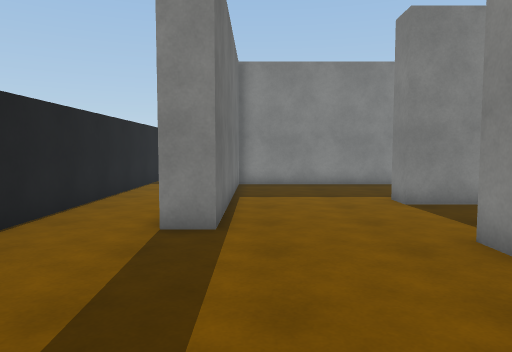
View 1 (above)

20 first-person views from a walk through a Unity game level. The camera is 1.4 m above the floor, tilts 4° down and sees 70° across. The floor is counted in squares, 1 m on a side. Each view is taken from the middle of a square. On the plan, view 1 faces up. The plan holds only what a view shows up to about 16 squares ahead; the rest is blank. The place goes on beyond the plan. The player character is not drawn. Surface patterns are stand-ins for the level's own textures.

View 2
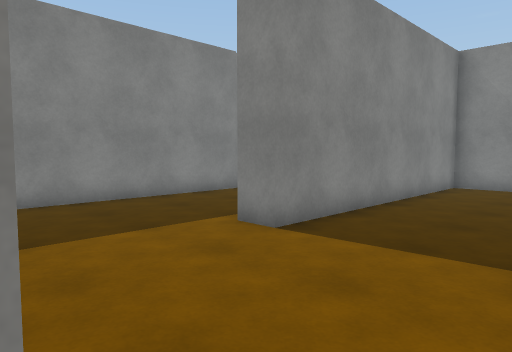

View 3
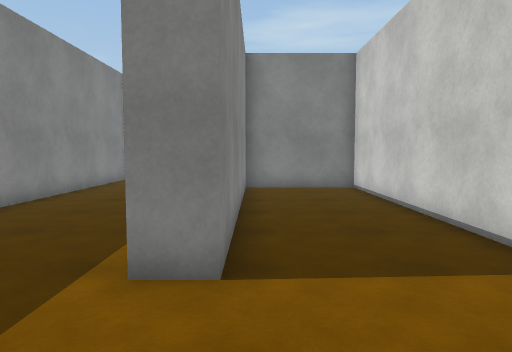

View 4
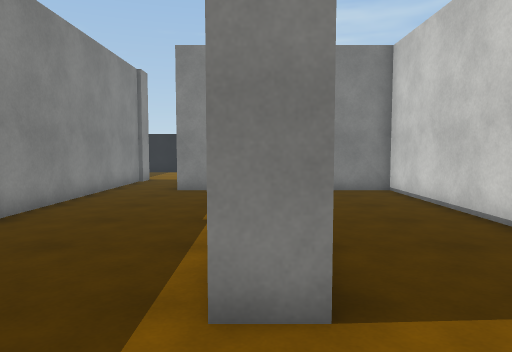

View 5
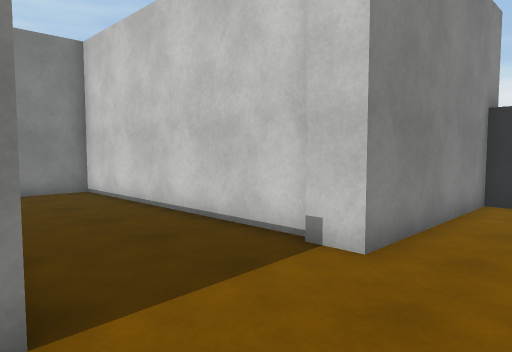

View 6
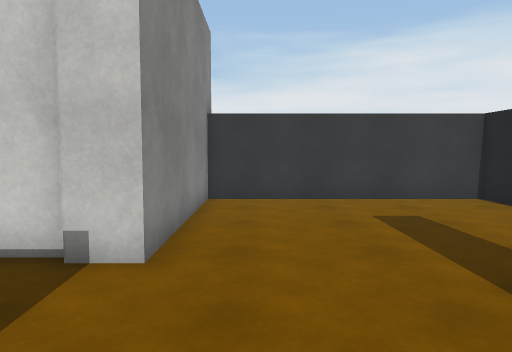

View 7
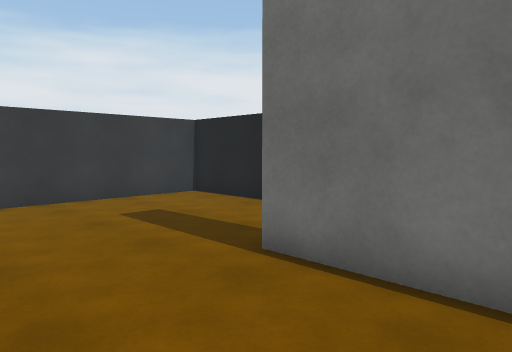

View 8
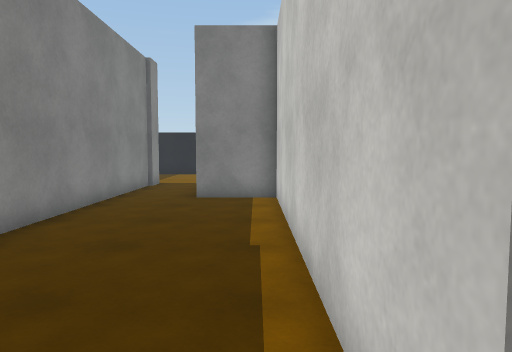

View 9
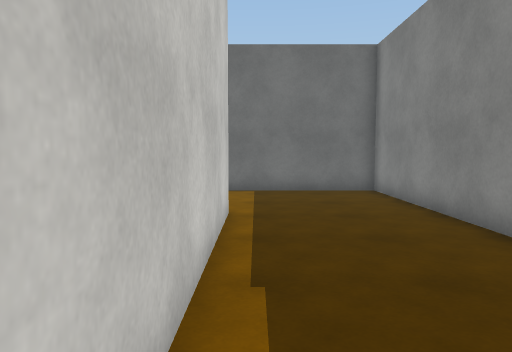

View 10
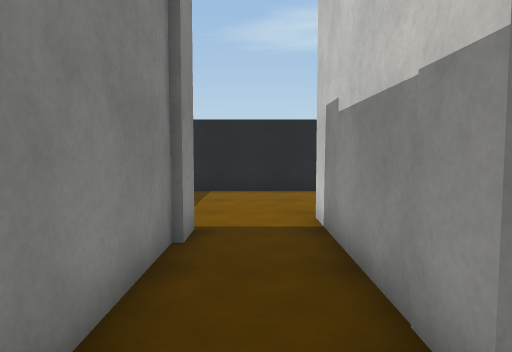

View 11
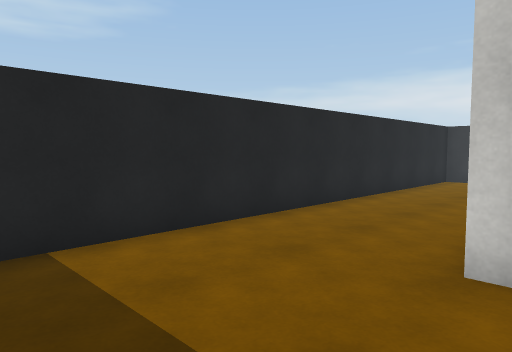

View 12
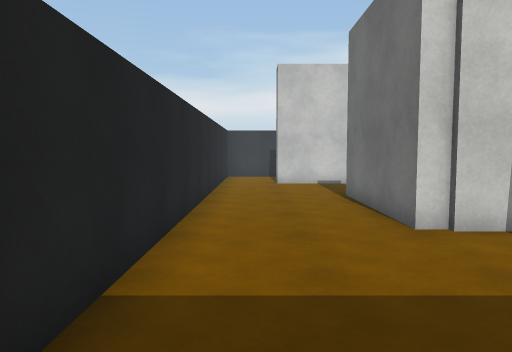

View 13
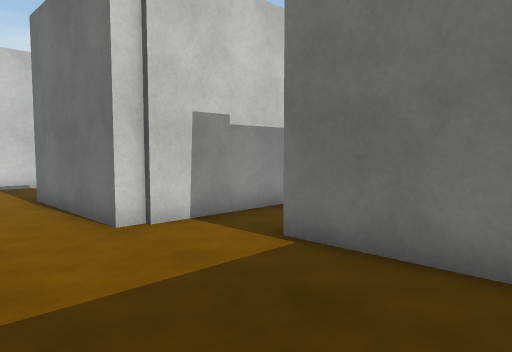

View 14
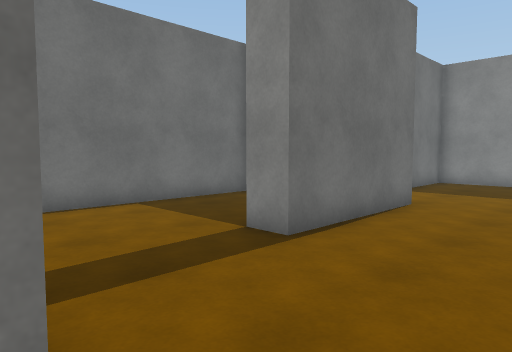

View 15
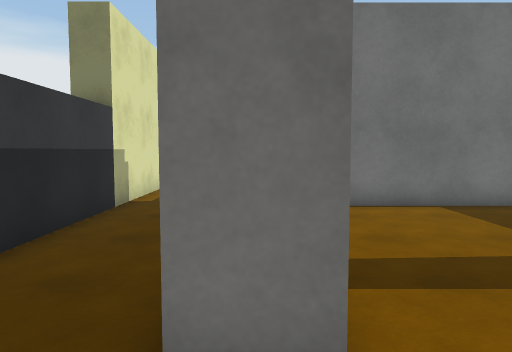

View 16
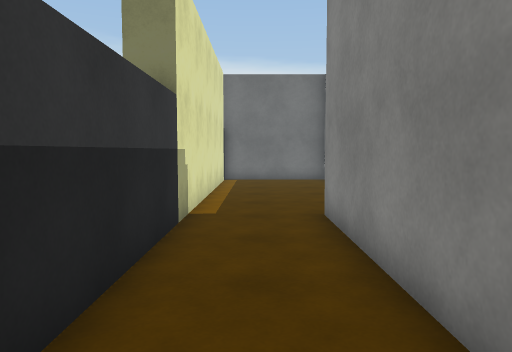

View 17
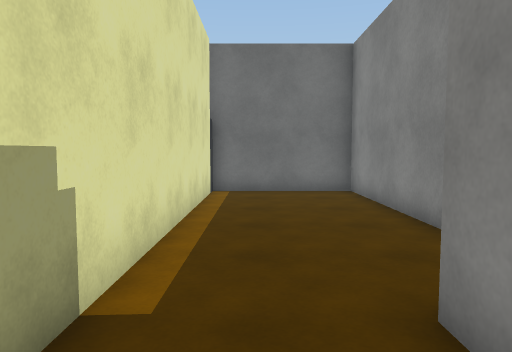

View 18
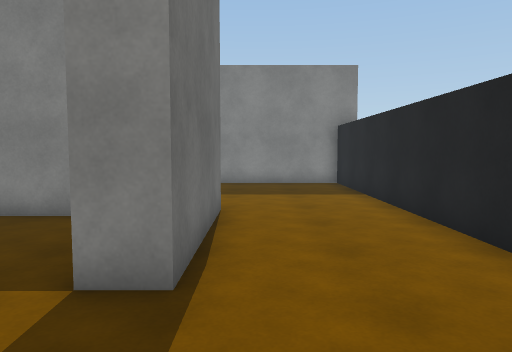

View 19
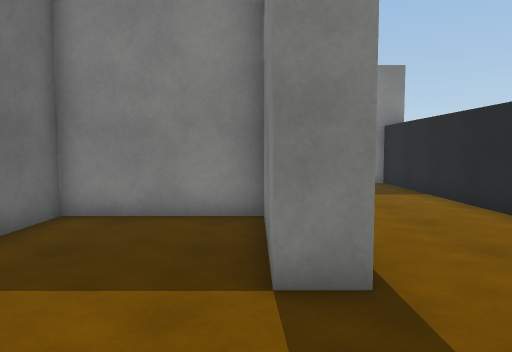

View 20
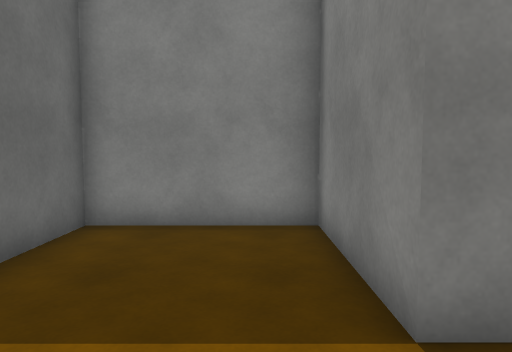

### Floor plan
Ten units are one square. View 1 is at (0, 0); x grows to the right and y downward. Boxes are objects, and circles mark ways between rooms. Rooms are numbered by the first view taken in them; rooms with no view inside come last. Other rooms are left out.
<svg viewBox="-50 -202 300 212">
<path fill="none" stroke="#000" d="M45 -53 138 -53 138 -94 39 -94 39 -104 138 -104 138 -128M-45 -29 -45 5 34 5 34 -55 45 -55M-45 -160 -45 -64M135 -153 -7 -153 -7 -64 -18 -64M195 -126 202 -126 202 -76 192 -76 192 -118 148 -118 148 -54M175 -153 135 -153M138 -128 196 -128M191 -35 221 -35M245 -35 245 -197 185 -197 185 -151 174 -151M106 -43 44 -43 44 5 200 5M200 -25 140 -25M221 -35 221 -24M235 5 245 5 245 -35"/>
<circle cx="130" cy="-140" r="3" fill="#2a7"/>
<circle cx="235" cy="-30" r="3" fill="#2a7"/>
<text x="30" y="-80">1</text>
<text x="210" y="-110">2</text>
<text x="140" y="-10">3</text>
</svg>
Room 1 opens to room 2. Room 2 opens to room 3.

Where each view was taken, in squares from view 1:
view 1: 0 up, 0 right, facing up
view 2: 5 up, 1 left, facing up-right
view 3: 9 up, 0 right, facing right
view 4: 10 up, 1 right, facing right
view 5: 10 up, 1 right, facing down-right
view 6: 10 up, 2 right, facing down
view 7: 10 up, 3 right, facing down-left
view 8: 11 up, 3 right, facing right
view 9: 11 up, 12 right, facing left
view 10: 14 up, 12 right, facing right
view 11: 17 up, 19 right, facing down-right
view 12: 19 up, 23 right, facing down
view 13: 19 up, 23 right, facing down-left
view 14: 3 up, 24 right, facing up-left
view 15: 3 up, 24 right, facing left
view 16: 1 up, 22 right, facing left
view 17: 1 up, 17 right, facing left
view 18: 4 up, 21 right, facing up
view 19: 4 up, 19 right, facing up
view 20: 5 up, 18 right, facing up
